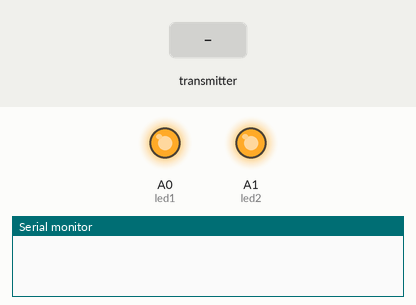
Simulated run of this sketch. Board: Arduino Uno, built with avr-gcc and run on an emulated ATmega328P. Shown: output pins drawn as LEDs (lit = HIGH), the last lines printed to the serial monitor. The inputs (shaded band) are chosen by the test bench. No radio packets arrive unless stated.

Above: at 1.2 s.
1.3 s: the transmitter starts sending buttonState = 1
At 2.5 s:
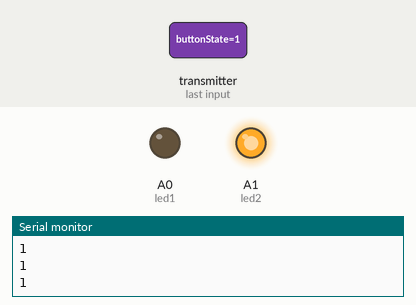
2.8 s: the transmitter starts sending buttonState = 0
At 3.6 s:
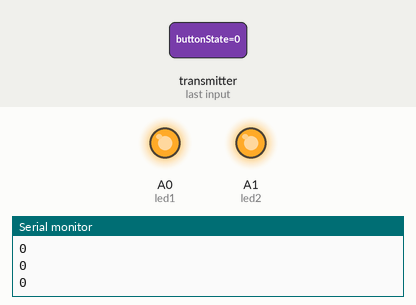
Timing chart, 0 to 5.8 s (numbered marks = the images above; inputs shaded):
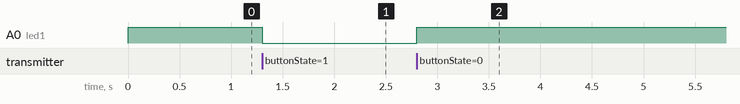

The sketch:

nrf24_led_receiver.ino
```cpp
#include <SPI.h>
#include <nRF24L01.h>
#include <RF24.h>

#define led1 A0
#define led2 A1

int buttonState = 0;

RF24 radio(9, 8); // CE, CSN
const byte address[6] = "00002";

void setup() {
  Serial.begin(9600);
  pinMode(led1, OUTPUT);
  pinMode(led2, OUTPUT);
  digitalWrite(led1, HIGH);
  digitalWrite(led2, HIGH);
  radio.begin();
  radio.openReadingPipe(0, address);
  radio.setPALevel(RF24_PA_MIN);
}

void loop() {
  radio.startListening();
  while (!radio.available());
  radio.read(&buttonState, sizeof(buttonState));
  Serial.println(buttonState);

  if (buttonState == 1) {
    digitalWrite(led1, LOW);
  }
  else  if (buttonState == 0) {
    digitalWrite(led1, HIGH);
  }
  else if (buttonState == 3) {
    digitalWrite(led2, LOW);
  }
  else  if (buttonState == 2) {
    digitalWrite(led2, HIGH);
  }
}
```

Measured:
- after the input at 1.3 s, A0 (led1): HIGH → LOW at once
- after the input at 2.8 s, A0 (led1): LOW → HIGH at once
